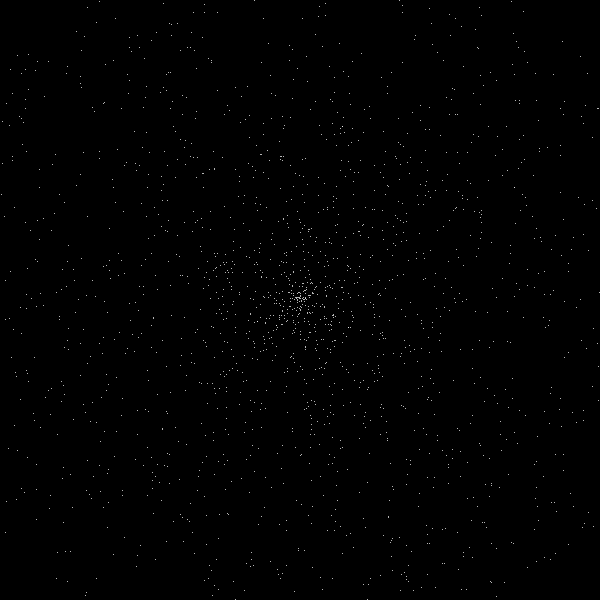
Frame 1 (no input)
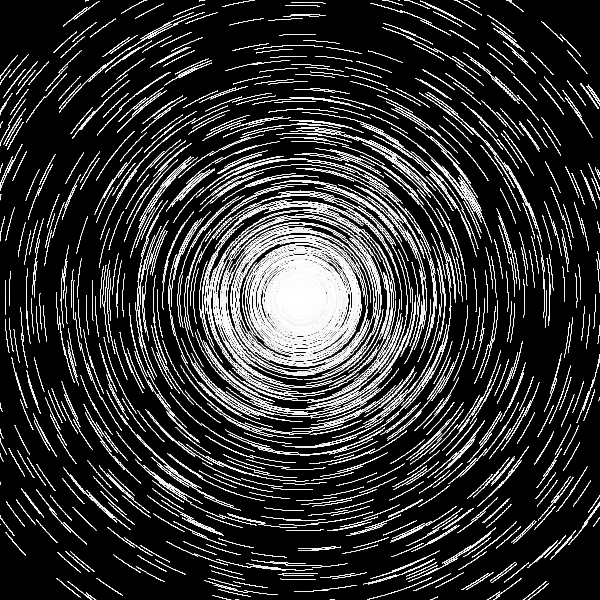
Frame 60 (the mouse pressed at the canvas centre just before this capture)
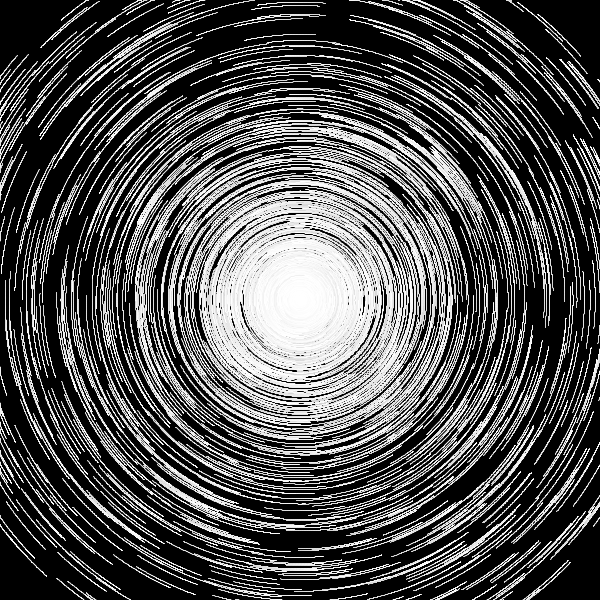
Frame 120 (the mouse held since frame 60 and released just before this capture)

The Processing sketch that drew these frames (run headless with seeded random() and noise(); from frame 60 on, the mouse is pressed at the canvas centre):

// Processing sketch: processing_11091
// ── processing_11091.pde


float terra_rad = 6378.388;
float Gmt = 6.67428E-11 * 5.9736E+24; // costante gravitazione G * massa terrestre

float scala;
float tempo = 0;
int st = 0;

int nr_sat = 2000;
cSatellite [] satellite = new cSatellite[nr_sat];

// -------------------------------------------------------

void setup () {
  size (600, 600);
//  smooth(); // too slow for my machine
  background (0);
  noFill();
  stroke(255);
  ellipseMode(CENTER);
  
  scala = 0.002 * (float)width / terra_rad;  
  for (int i=0; i<nr_sat; i++) {
    satellite[i] = new cSatellite(1000*(i+1));
  }
}

// -------------------------------------------------------

void draw () {
//  background (0);
//  ellipse(width/2, height/2, 2*scala*terra_rad, 2*scala*terra_rad);
  for (int i=0; i<nr_sat; i++) {
    satellite[i]._draw();
  }

  if (st == 3) {
    noStroke();
    fill(0, 1);
    rect(0, 0, width, height);
    stroke(255);
    noFill();
//    filter(BLUR, 1);
    st = 0;
  }

  st++;
  tempo += 100;
}

// -------------------------------------------------------

class cSatellite {
  float quota;
  float alfa0;
  float alfa;
  float ag;
  float va;
  int px0, py0;
  int px, py;
  
  float xp;
  float yp;
  
  cSatellite(float q_) {
    quota = q_ + terra_rad;
    ag = Gmt/(quota*quota*1000000);
    va = sqrt(ag * quota * 1000) / (quota * 1000);
    alfa0 = random(0, TWO_PI);
    alfa = alfa0;
    px = getPX();
    py = getPY();
  }
  
  int getPX() {
    xp = quota * cos(alfa);
    return (int)(0.5*width + scala * xp);
  }
  
  int getPY() {
    yp = quota * sin(alfa);
    return (int)(0.5*height - scala * yp);
  }
  
  void _draw () {
    alfa = alfa0 + va * tempo * 60;
    px0 = px;
    py0 = py;
    px = getPX();
    py = getPY();
    line(px0, py0, px, py);
  }
}
